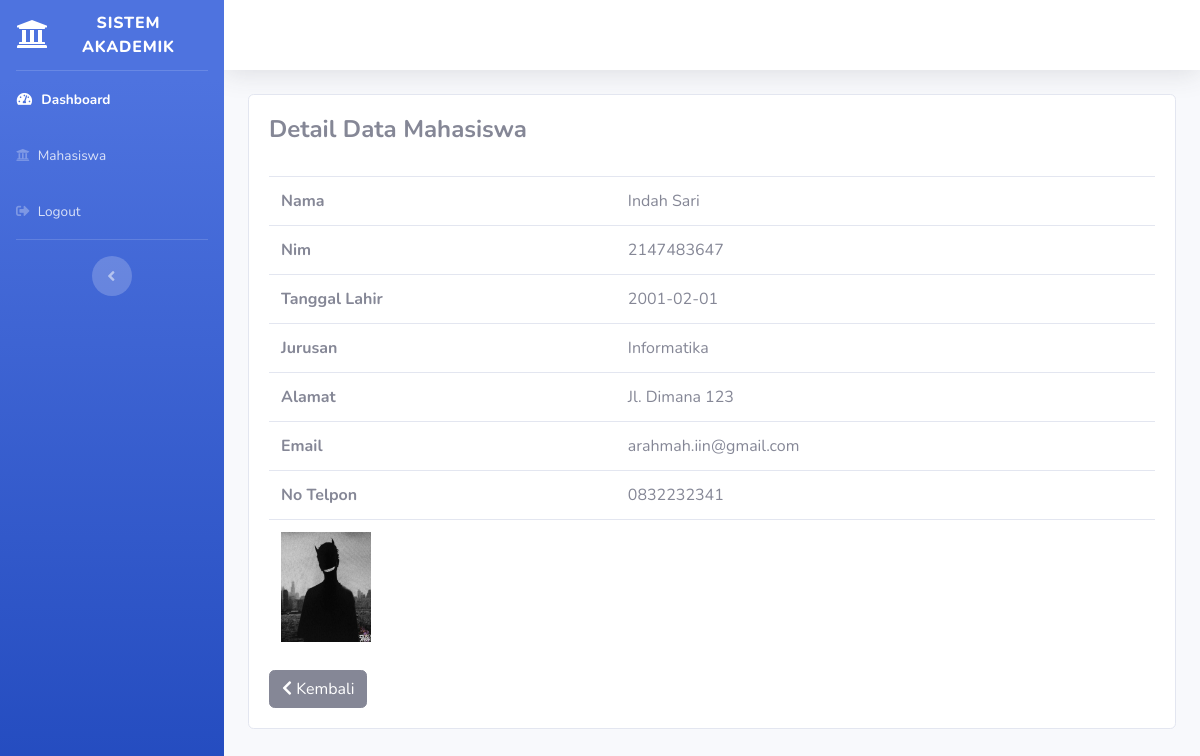
/administrator/mahasiswa/detail/13, run on the app's committed database.
### tables this page shows
CREATE TABLE `tb_mahasiswa` (
  `id` int(11) NOT NULL,
  `nama` varchar(120) NOT NULL,
  `nim` int(8) NOT NULL,
  `tgl_lahir` date NOT NULL,
  `jurusan` varchar(50) NOT NULL,
  `alamat` varchar(100) NOT NULL,
  `email` varchar(50) NOT NULL,
  `no_telp` varchar(20) NOT NULL,
  `foto` varchar(500) NOT NULL
);

### application/controllers/administrator/Mahasiswa.php (called while the page is built, shortened)
<?php defined('BASEPATH') or die('No direct script access allowed');
class Mahasiswa extends CI_Controller
{
    public function detail($id)
    {
        $this->load->model('M_mahasiswa');
        $detail = $this->M_mahasiswa->detail_data($id);
        $data['detail'] = $detail;
        $this->load->view('template_administrator/header');
        $this->load->view('template_administrator/sidebar');
        $this->load->view('administrator/detail_mahasiswa', $data);
        $this->load->view('template_administrator/footer');
    }
}

### index.php (called while the page is built, shortened)
<?php
require_once BASEPATH.'core/CodeIgniter.php';

### application/models/M_mahasiswa.php (called while the page is built, shortened)
<?php
class M_mahasiswa extends CI_Model
{
    public function detail_data($id = Null)
    {
        $query = $this->db->get_where('tb_mahasiswa', array('id' => $id))->row();
        return $query;
    }
}

### application/views/administrator/detail_mahasiswa.php (the view)
<div class="content-wrapper">
    <div class="container-fluid">
        <section class="content">
            <div class="card">
                <div class="card-body">
                    <h4><strong>Detail Data Mahasiswa</strong></h4><br>
                    <table class="table">
                        <tr>
                            <th>Nama</th>
                            <td><?php echo $detail->nama ?></td>
                        </tr>
                        <tr>
                            <th>Nim</th>
                            <td><?php echo $detail->nim ?></td>
                        </tr>
                        <tr>
                            <th>Tanggal Lahir</th>
                            <td><?php echo $detail->tgl_lahir ?></td>
                        </tr>
                        <tr>
                            <th>Jurusan</th>
                            <td><?php echo $detail->jurusan ?></td>
                        </tr>
                        <tr>
                            <th>Alamat</th>
                            <td><?php echo $detail->alamat ?></td>
                        </tr>
                        <tr>
                            <th>Email</th>
                            <td><?php echo $detail->email ?></td>
                        </tr>
                        <tr>
                            <th>No Telpon</th>
                            <td><?php echo $detail->no_telp ?></td>
                        </tr>
                        <tr>
                            <td colspan="2">
                                <img src="<?php echo base_url(); ?>assets/foto/<?php echo $detail->foto; ?>" width="90" height="110">
                            </td>
                        </tr>
                    </table>
                    <a href="<?php echo base_url() . 'administrator/mahasiswa/index' ?>" class="btn btn-secondary"><i class="fas fa-chevron-left"></i> Kembali</a>
                </div>
            </div>
        </section>
    </div>
</div>

### data on the page
tb_mahasiswa: nama "Indah Sari", nim "2147483647", tgl_lahir "2001-02-01", jurusan "Informatika", alamat "Jl. Dimana 123", email "arahmah.iin@gmail.com", no_telp "0832232341", foto (picture)
